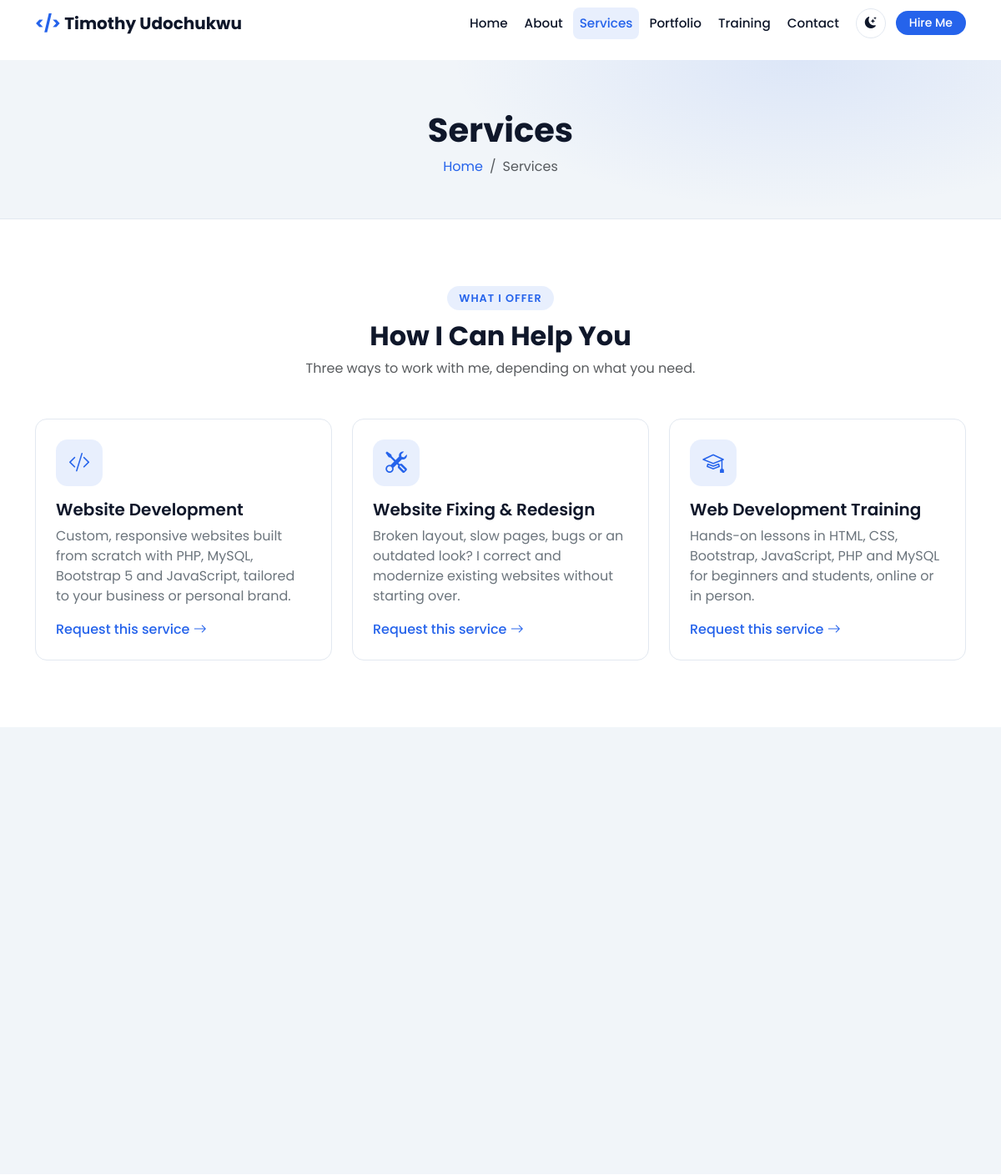
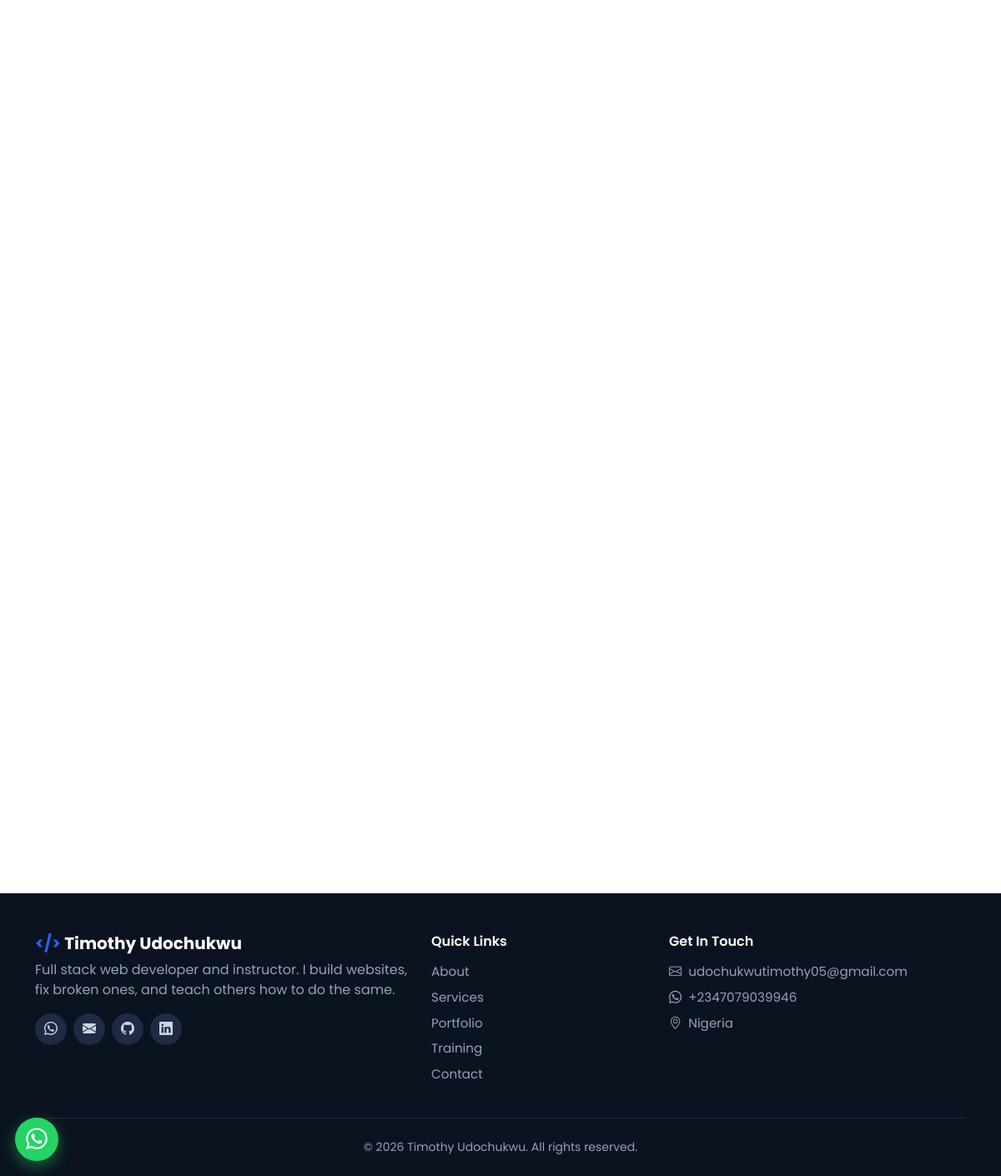
/services.php, run on the app's committed database (2 pictures, top to bottom).
### tables this page shows
CREATE TABLE IF NOT EXISTS services (
    id          INT UNSIGNED AUTO_INCREMENT PRIMARY KEY,
    title       VARCHAR(100) NOT NULL,
    description TEXT         NOT NULL,
    icon        VARCHAR(50)  NOT NULL DEFAULT 'bi-code-slash',
    sort_order  INT          NOT NULL DEFAULT 0
);

### includes/functions.php (called while the page is built, shortened)
<?php
function e($value): string
{
    return htmlspecialchars((string) $value, ENT_QUOTES, 'UTF-8');
}
function url(string $path = ''): string
{
    return BASE_URL . '/' . ltrim($path, '/');
}

### services.php (the view, shortened to what this page needs)
<?php
require_once __DIR__ . '/config/database.php';
$services = $pdo->query("SELECT * FROM services ORDER BY sort_order ASC")->fetchAll();
require_once __DIR__ . '/includes/header.php';
?>
<section class="page-banner">
    <div class="container text-center">
        <h1 class="fw-bold">Services</h1>
        <nav aria-label="breadcrumb">
            <ol class="breadcrumb justify-content-center mb-0">
                <li class="breadcrumb-item"><a href="<?= url('index.php') ?>">Home</a></li>
                <li class="breadcrumb-item active" aria-current="page">Services</li>
            </ol>
        </nav>
    </div>
</section>
<section class="section">
    <div class="container">
        <div class="section-title reveal">
            <span class="eyebrow">What I Offer</span>
            <h2>How I Can Help You</h2>
            <p>Three ways to work with me, depending on what you need.</p>
        </div>
        <div class="row g-4">
            <?php foreach ($services as $service): ?>
                <div class="col-md-6 col-lg-4 reveal">
                    <div class="card-soft card-hover p-4 h-100 d-flex flex-column">
                        <div class="icon-box mb-3"><i class="bi <?= e($service['icon']) ?>"></i></div>
                        <h4 class="fw-semibold h5"><?= e($service['title']) ?></h4>
                        <p class="text-secondary flex-grow-1"><?= e($service['description']) ?></p>
                        <a href="<?= url('contact.php?subject=' . urlencode($service['title'])) ?>"
                           class="fw-medium link-brand">Request this service <i class="bi bi-arrow-right"></i></a>
                    </div>
                </div>
            <?php endforeach; ?>
        </div>
    </div>
</section>
<section class="section section-alt">
    <div class="container">
        <div class="row g-4">
        </div>
    </div>
</section>
<section class="section">
    <div class="container">
    </div>
</section>
<section class="section pt-0">
    <div class="container">
    </div>
</section>
<?php require_once __DIR__ . '/includes/footer.php'; ?>

### assets/css/style.css (style rules this page uses)
:root { --brand: #2563eb; --brand-dark: #1d4ed8; --brand-soft: rgba(37, 99, 235, 0.1); --ink: #0f172a; --surface: #ffffff; --surface-alt: #f1f5f9; --border-soft: #e2e8f0; --radius: 14px; --shadow: 0 10px 30px rgba(15, 23, 42, 0.08); }
html { scroll-behavior: smooth; }
body { font-family: 'Poppins', system-ui, -apple-system, 'Segoe UI', sans-serif; background: var(--surface); color: var(--ink); padding-top: 72px; }
a { text-decoration: none; }
.section { padding: 80px 0; }
.section-alt { background: var(--surface-alt); }
.section-title { text-align: center; margin-bottom: 3rem; }
.section-title .eyebrow { display: inline-block; color: var(--brand); background: var(--brand-soft); font-size: .8rem; font-weight: 600; letter-spacing: .08em; text-transform: uppercase; padding: .3rem .9rem; border-radius: 50px; margin-bottom: .75rem; }
.section-title h2 { font-weight: 700; }
.section-title p { color: var(--bs-secondary-color); max-width: 600px; margin: .5rem auto 0; }
.card-soft { background: var(--surface); border: 1px solid var(--border-soft); border-radius: var(--radius); transition: transform .25s, box-shadow .25s, border-color .25s; }
.icon-box { width: 56px; height: 56px; border-radius: 14px; background: var(--brand-soft); color: var(--brand); display: inline-flex; align-items: center; justify-content: center; font-size: 1.6rem; }
.reveal { opacity: 0; transform: translateY(24px); transition: opacity .7s ease, transform .7s ease; }
.reveal.visible { opacity: 1; transform: none; }
.link-brand { color: var(--brand); }
.page-banner { padding: 60px 0 50px; background: radial-gradient(700px 300px at 80% 0%, var(--brand-soft), transparent 60%), var(--surface-alt); border-bottom: 1px solid var(--border-soft); }
.page-banner .breadcrumb a { color: var(--brand); }

### data on the page
services: title "Website Development", description "Custom, responsive websites built from scratch with PHP, MySQL, Bootstrap 5 and JavaScript, tailored to your business or personal brand."
services: title "Website Fixing & Redesign", description "Broken layout, slow pages, bugs or an outdated look? I correct and modernize existing websites without starting over."
services: title "Web Development Training", description "Hands-on lessons in HTML, CSS, Bootstrap, JavaScript, PHP and MySQL for beginners and students, online or in person."

### other printed values
SITE_NAME "Timothy Udochukwu"
$label "Home"
$label "About"
$label "Services"
$label "Portfolio"
$label "Training"
$label "Contact"
SITE_EMAIL "udochukwutimothy05@gmail.com"
SITE_WHATSAPP "2347079039946"
